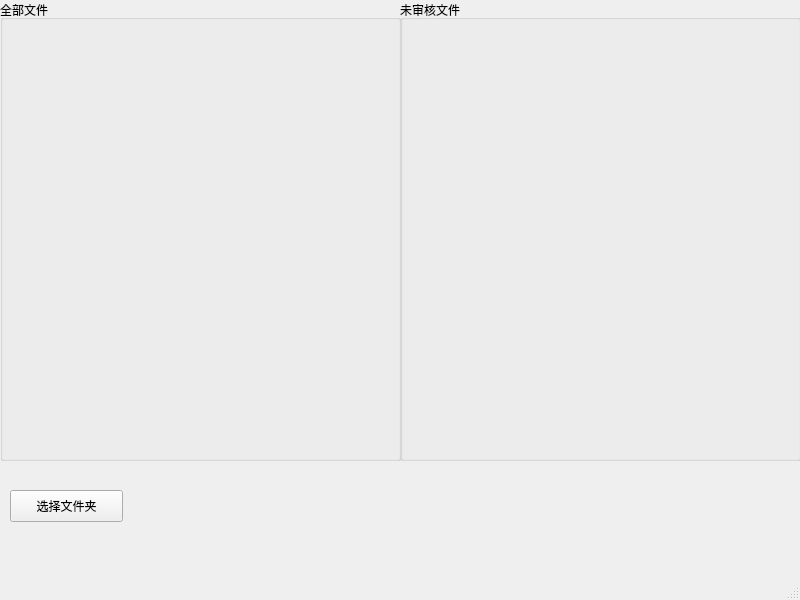
<?xml version="1.0" encoding="UTF-8"?>
<ui version="4.0">
 <class>MainWindow</class>
 <widget class="QMainWindow" name="MainWindow">
  <property name="geometry">
   <rect>
    <x>0</x>
    <y>0</y>
    <width>800</width>
    <height>600</height>
   </rect>
  </property>
  <property name="windowTitle">
   <string>MainWindow</string>
  </property>
  <widget class="QWidget" name="centralwidget">
   <widget class="QGroupBox" name="groupBox">
    <property name="geometry">
     <rect>
      <x>0</x>
      <y>0</y>
      <width>401</width>
      <height>461</height>
     </rect>
    </property>
    <property name="title">
     <string>全部文件</string>
    </property>
   </widget>
   <widget class="QGroupBox" name="groupBox_2">
    <property name="geometry">
     <rect>
      <x>400</x>
      <y>0</y>
      <width>401</width>
      <height>461</height>
     </rect>
    </property>
    <property name="title">
     <string>未审核文件</string>
    </property>
   </widget>
   <widget class="QPushButton" name="pushButton">
    <property name="geometry">
     <rect>
      <x>10</x>
      <y>490</y>
      <width>113</width>
      <height>32</height>
     </rect>
    </property>
    <property name="text">
     <string>选择文件夹</string>
    </property>
   </widget>
  </widget>
  <widget class="QMenuBar" name="menubar">
   <property name="geometry">
    <rect>
     <x>0</x>
     <y>0</y>
     <width>800</width>
     <height>24</height>
    </rect>
   </property>
  </widget>
  <widget class="QStatusBar" name="statusbar"/>
 </widget>
 <resources/>
 <connections/>
</ui>
